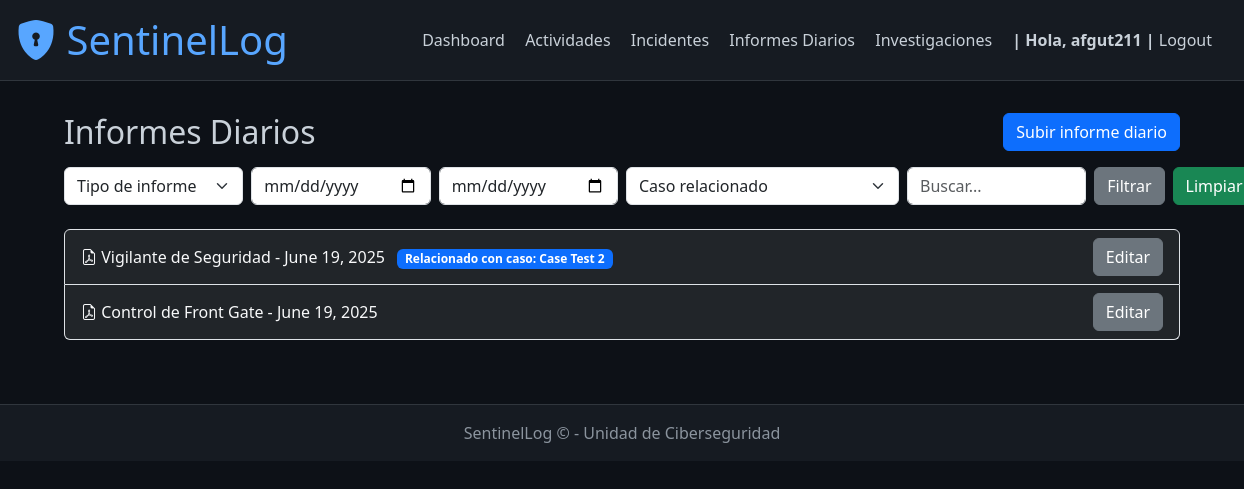
Page /daily_reports/ (signed in) on the earlier database version.
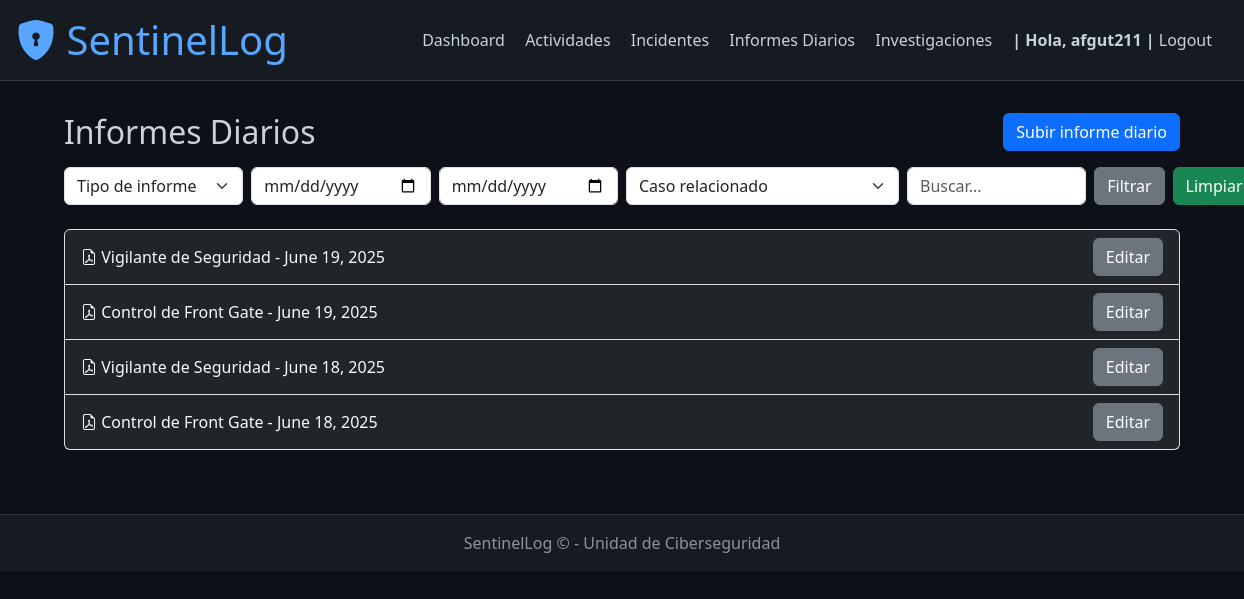
Same page on the later database version.
### daily_reports/models.py (models this page shows, shortened)
class DailyReport(models.Model):
    REPORT_TYPE_CHOICES = [
        ('vigilante', 'Vigilante de Seguridad'),
        ('front_gate', 'Control de Front Gate'),
        ('otro', 'Otro'),
    ]
    report_type = models.CharField(
        max_length=20,
        choices=REPORT_TYPE_CHOICES,
        default='vigilante'
    )
    date = models.DateField(help_text="Fecha a la que corresponde el informe")
    uploaded_at = models.DateTimeField(auto_now_add=True)
    uploaded_by = models.ForeignKey(User, on_delete=models.SET_NULL, null=True, blank=True)
    pdf_file = models.FileField(upload_to='daily_reports/pdfs/')
    related_case = models.ForeignKey(
        'investigations.InvestigationCase',
        on_delete=models.SET_NULL,
        null=True,
        blank=True,
        help_text="Relaciona este informe con un caso de investigación si aplica"
    )
    notes = models.TextField(blank=True, help_text="Notas u observaciones adicionales")
    pdf_text = models.TextField(blank=True, help_text="Texto extraído del PDF para búsqueda")

### investigations/models.py (models this page shows, shortened)
class InvestigationCase(models.Model):
    title = models.CharField(max_length=200)
    description = models.TextField()
    created_by = models.ForeignKey(User, on_delete=models.SET_NULL, null=True)
    created_at = models.DateTimeField(auto_now_add=True)
    is_closed = models.BooleanField(default=False)
    conclusiones = models.TextField(blank=True, null=True)
    pdf_last_saved = models.DateTimeField(blank=True, null=True)

### daily_reports/views.py (the view)
# urls.py: path('', views.index, name='daily_activity_index'),
def index(request):
    reports = DailyReport.objects.all().order_by('-date')
    report_type = request.GET.get('report_type')
    date_from = request.GET.get('date_from')
    date_to = request.GET.get('date_to')
    related_case = request.GET.get('related_case')
    search = request.GET.get('search')
    if report_type:
        reports = reports.filter(report_type=report_type)
    if date_from:
        reports = reports.filter(date__gte=date_from)
    if date_to:
        reports = reports.filter(date__lte=date_to)
    if related_case:
        reports = reports.filter(related_case=related_case)
    if search:
        reports = reports.filter(
            Q(notes__icontains=search) |
            Q(related_case__title__icontains=search) |
            Q(pdf_text__icontains=search)
        )
    from investigations.models import InvestigationCase
    cases = InvestigationCase.objects.all()
    return render(request, 'daily_reports/index.html', {
        'reports': reports,
        'cases': cases,
        'selected': {
            'report_type': report_type,
            'date_from': date_from,
            'date_to': date_to,
            'related_case': related_case,
            'search': search,
        }
    })

### daily_reports/templates/daily_reports/index.html (shortened to what this page needs)
{% extends 'base.html' %}
{% block content %}
<div class="d-flex justify-content-between align-items-center mb-3">
    <h2 class="mb-0">Informes Diarios</h2>
    <a href="{% url 'add_daily_report' %}" class="btn btn-primary">
        Subir informe diario
    </a>
</div>
<form method="get" class="row g-2 mb-4">
    <div class="col-md-2">
        <select name="report_type" class="form-select">
            <option value="">Tipo de informe</option>
        </select>
    </div>
    <div class="col-md-2">
        <input type="date" name="date_from" class="form-control" value="{{ selected.date_from }}">
    </div>
    <div class="col-md-2">
        <input type="date" name="date_to" class="form-control" value="{{ selected.date_to }}">
    </div>
    <div class="col-md-3">
        <select name="related_case" class="form-select">
            <option value="">Caso relacionado</option>
        </select>
    </div>
    <div class="col-md-2">
        <input type="text" name="search" class="form-control" placeholder="Buscar..." value="{{ selected.search|default_if_none:'' }}">
    </div>
    <div class="col-md-1 d-flex gap-2 align-items-center">
        <button type="submit" class="btn btn-secondary">Filtrar</button>
        <a href="{% url 'daily_reports_index' %}" class="btn btn-success">Limpiar</a>
    </div>
</form>
<div class="list-group">
    {% for report in reports %}
        <div class="list-group-item bg-dark text-light d-flex justify-content-between align-items-center">
            <div>
                <a href="{{ report.pdf_file.url }}" target="_blank" class="text-light text-decoration-none">
                    <i class="bi bi-file-earmark-pdf"></i>
                    {{ report.get_report_type_display }} - {{ report.date }}
                </a>
                {% if report.related_case %}
                    <span class="badge bg-primary ms-2">Relacionado con caso: {{ report.related_case.title }}</span>
                {% endif %}
            </div>
            <a href="{% url 'edit_daily_report' report.pk %}" class="btn btn-secondary">
                Editar
            </a>
        </div>
    {% empty %}
        <div class="alert alert-info mb-0">
            No hay informes diarios registrados.
        </div>
    {% endfor %}
</div>
{% endblock %}

### templates/base.html (shortened to what this page needs)
<!DOCTYPE html>
<html lang="es">
<head>
    <link href="https://cdn.jsdelivr.net/npm/bootstrap@5.3.3/dist/css/bootstrap.min.css" rel="stylesheet">
    <link href="https://cdn.jsdelivr.net/npm/bootstrap-icons@1.10.5/font/bootstrap-icons.css" rel="stylesheet">
    <link href="https://cdnjs.cloudflare.com/ajax/libs/toastr.js/latest/toastr.min.css" rel="stylesheet"/>
</head>
<body>
    <header class="d-flex flex-column flex-md-row align-items-center justify-content-between">
        <h1><i class="bi bi-shield-lock-fill"></i> SentinelLog</h1>
        <nav class="mt-3 mt-md-0">
            <a href="/dashboard/">Dashboard</a>
            <a href="/daily_activity/">Actividades</a>
            <a href="/incident_management/">Incidentes</a>
            <a href="/daily_reports/">Informes Diarios</a>
            <a href="/investigations/">Investigaciones</a>
            {% if user.is_authenticated %}
            <span><b>| Hola, {{ user }} |</b></span>
            <a href="{% url 'account_logout' %}">Logout</a>
            {% else %}
                <a href="/accounts/login/">Login</a>
            {% endif %}
        </nav>
    </header>
    <main class="container">
        {% block content %}{% endblock %}
    </main>
    <footer>
        SentinelLog © {{ now|date:"Y" }} - Unidad de Ciberseguridad
    </footer>
</body>
</html>

### templates/base.html (style rules this page uses)
body { background-color: #0d1117; color: #c9d1d9; }
header { background-color: #161b22; padding: 1rem; border-bottom: 1px solid #30363d; }
header h1 { color: #58a6ff; margin: 0; }
nav a { color: #c9d1d9; margin-right: 1rem; text-decoration: none; }
main { padding: 2rem; }
footer { background-color: #161b22; color: #8b949e; text-align: center; padding: 1rem; border-top: 1px solid #30363d; margin-top: 2rem; }

Differences in the rows shown:
changed DailyReport (number 1 of 4 on the later page): related_case_id 2 → empty (drawn); related_case "Case Test 2" → (not shown)
added DailyReport: report_type "Vigilante de Seguridad", date "June 18, 2025"
added DailyReport: report_type "Control de Front Gate", date "June 18, 2025"
